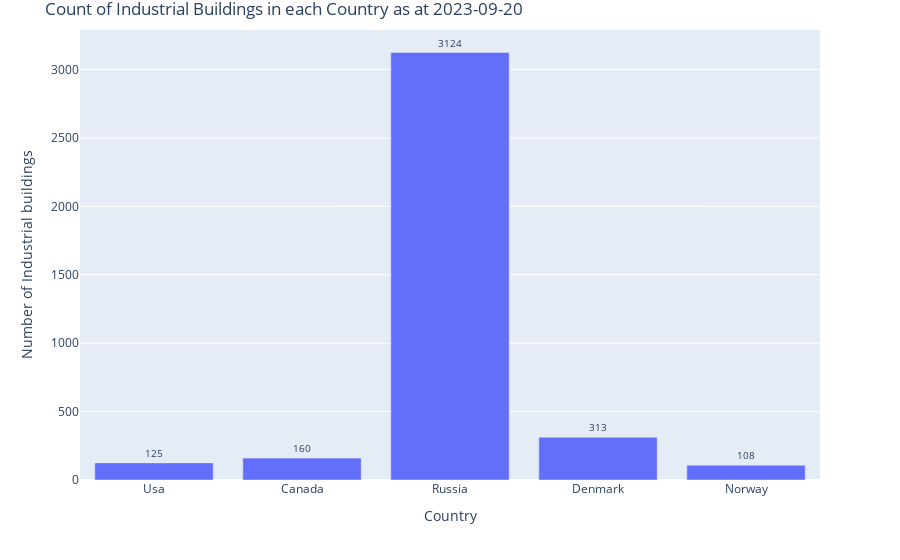

Write notebook code for a chart like this one.
### Markdown cell above
#  `building=industrial`

### Code cell
import requests
import geopandas as gpd
import json
import matplotlib.pyplot as plt
import plotly.express as px

URL = 'https://api.ohsome.org/v1/elements/count/groupBy/boundary'

# Read the GeoJSON file containing the bounding polygon
with open('data/boundary_cont_discon.geojson', 'r') as geojson_file:
    bounding_polygon_geojson = json.load(geojson_file)



# Define the request parameters and make the post request
data = {
"bpolys": json.dumps(bounding_polygon_geojson),  # Convert GeoJSON to JSON string
"time": "2023-09-20",
"filter": "building=industrial",
"format": "json"
 }

response = requests.post(URL, data=data)
results = response.json()
#print(results)


group_objects = [item['groupByObject'] for item in results['groupByResult']]
values = [item['result'][0]['value'] for item in results['groupByResult']]

# Create a bar chart using Plotly
fig = px.bar(x=group_objects, y=values, labels={'x': 'Group Object', 'y': 'Value'}, text=values)
fig.update_layout(
    title='Count of Industrial Buildings in each Country as of 2023-09-20',
    xaxis_title='Country',
    yaxis_title='Number of Industrial buildings'
)

# Customize the text placement
fig.update_traces(texttemplate='%{text}',textfont=dict(size=10), textposition='outside')
fig.update_layout(margin=dict(t=30))
fig.show()

### Figure 1 — Plotly figure (JSON) as saved in the notebook; plotly's stock layout.template omitted (floating-point values rounded to 4 significant figures)
{"data": [{"alignmentgroup": "True", "hovertemplate": "Group Object=%{x}<br>Value=%{y}<br>text=%{text}<extra></extra>", "legendgroup": "", "marker": {"color": "#636efa", "pattern": {"shape": ""}}, "name": "", "offsetgroup": "", "orientation": "v", "showlegend": false, "text": [125, 160, 3124, 313, 108], "textfont": {"size": 10}, "textposition": "outside", "texttemplate": "%{text}", "type": "bar", "x": ["Usa", "Canada", "Russia", "Denmark", "Norway"], "xaxis": "x", "y": [125, 160, 3124, 313, 108], "yaxis": "y"}], "layout": {"autosize": true, "barmode": "relative", "legend": {"tracegroupgap": 0}, "margin": {"t": 30}, "title": {"text": "Count of Industrial Buildings in each Country as at 2023-09-20"}, "xaxis": {"anchor": "y", "autorange": true, "domain": [0, 1], "range": [-0.5, 4.5], "title": {"text": "Country"}, "type": "category"}, "yaxis": {"anchor": "x", "autorange": true, "domain": [0, 1], "range": [0, 3288.0], "title": {"text": "Number of Industrial buildings"}, "type": "linear"}}}
